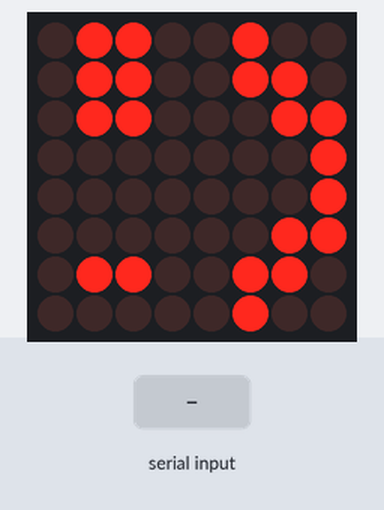
Bench run of a sketch on a simulated Arduino Uno, built with avr-gcc and run on an emulated ATmega328P. Parts: 8×8 LED matrix. The test bench sets the inputs (shaded band). What the sketch prints to the serial monitor is not drawn.

Above: at 1.6 s.
1.7 s: "w" received over Serial
At 3.8 s:
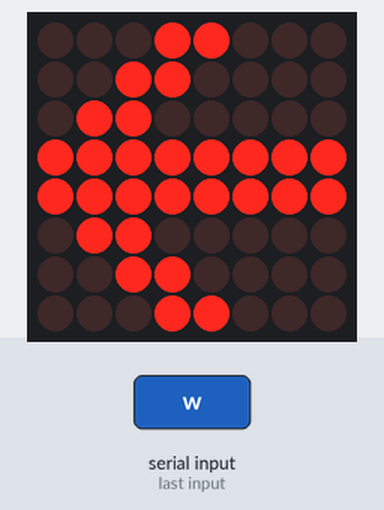
4.7 s: "a" received over Serial
At 7.5 s:
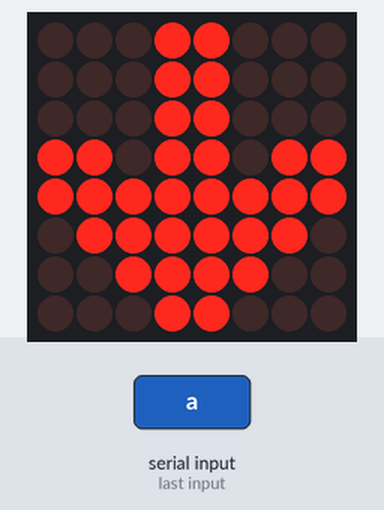
7.7 s: "d" received over Serial
At 9.8 s:
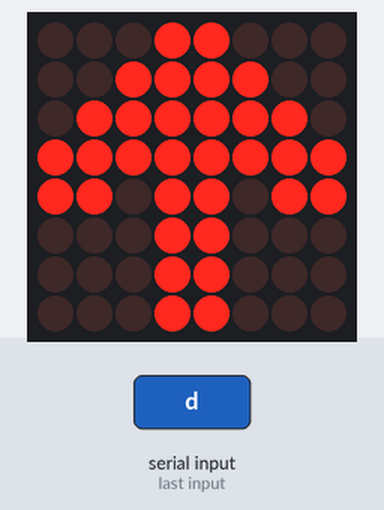
10.7 s: "s" received over Serial
At 13.8 s:
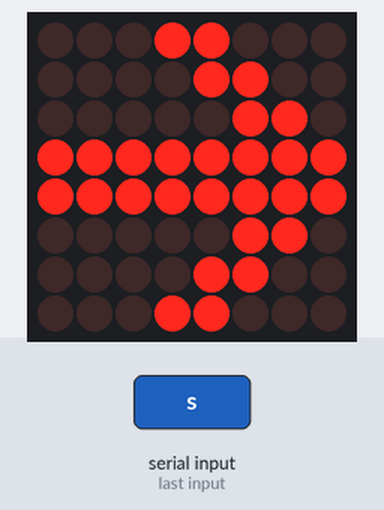
Timing chart, 0 to 14.7 s (numbered marks = the images above; inputs shaded):
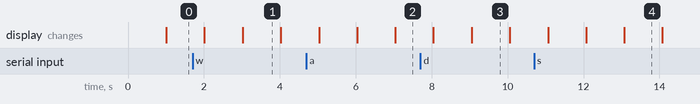

The sketch:

mate-matrix.ino
```cpp
// (licence header left out)
#include "MateMatrix.h"
#include <avr/pgmspace.h>

byte up[] = {
  B00011000,
  B00111100,
  B01111110,
  B11011011,
  B10011001,
  B00011000,
  B00011000,
  B00011000
};

byte left[] = {
  B00011000,
  B00111000,
  B01110000,
  B11111111,
  B11111111,
  B01110000,
  B00111000,
  B00011000
};

byte down[] = {
  B00011000,
  B00011000,
  B00011000,
  B10011001,
  B11011011,
  B01111110,
  B00111100,
  B00011000
};

byte right[] = {
  B00011000,
  B00011100,
  B00001110,
  B11111111,
  B11111111,
  B00001110,
  B00011100,
  B00011000
};

byte smilie[] = {
  B00000000,
  B01000111,
  B01000111,
  B00000000,
  B00000000,
  B11000011,
  B01100110,
  B00111100
};

void setup(){
  Serial.begin(9600); // serial communication initialize
  initialisiereMatrix();
}

void loop(){
  char zeichen = leseZeichen();
  schalteMatrixAus();
  delay(1000);
  Serial.println(zeichen);
  if (zeichen == 'w') {
    zeigeBild(up);
  } else if (zeichen == 'a') {
    zeigeBild(left);
  } else if (zeichen == 'd') {
    zeigeBild(right);
  } else if (zeichen == 's') {
    zeigeBild(down);
  } else {
    zeigeBild(smilie);
  }
  delay(1000);
  //  clearMatrix();
  //delay(1000);
  //displayFrame(up);
  //delay(1000);
  //clearMatrix();
  //delay(1000);

  //int i = 1000;
  //while(i>0){
  //  displayFrame(smilie);
  //  delay(i);
  //  clearMatrix();
  //  delay(i);
  //  i = i * 0.9;
  //  Serial.println(i);
  // }
}
```

MateMatrix.cpp
```cpp
// (licence header left out)
#include "Arduino.h"
#include <binary.h>
#include "MateMatrix.h"
#include "LedControl.h"

int dataPin = 8;    // DIN pin of MAX7219 module
int chipSelectPin = 9;    // CS pin of MAX7219 module
int clockPin = 10;  // CLK pin of MAX7219 module
unsigned long framecount = 0;
unsigned long time = millis();

LedControl lc = LedControl(dataPin, clockPin, chipSelectPin, 1);

void initialisiereMatrix() {
  int ledBrightness = 3; // dot matix intensity 0-15
  for(int index=0; index<lc.getDeviceCount(); index++) {
    lc.shutdown(index, false); // disable auto shutdown
    lc.setScanLimit(index, 7); // use all digits
    lc.setIntensity(index, ledBrightness); // set brightness
  }
}

void schalteMatrixAus(){
  Serial.println("clearing matrix");
  for(int index=0; index < lc.getDeviceCount(); index++){
    lc.clearDisplay(index);
  }
}

void messeFPS(){
  framecount++;
  unsigned long now = millis();
  int diff = now - time;
  if(diff > 10000){
    int fps = framecount / (diff / 1000);
    Serial.print("Frames per Second: ");
    Serial.println(fps);
    time = now;
    framecount = 0;
  }
}

byte reverse(byte b) {
   b = (b & 0xF0) >> 4 | (b & 0x0F) << 4;
   b = (b & 0xCC) >> 2 | (b & 0x33) << 2;
   b = (b & 0xAA) >> 1 | (b & 0x55) << 1;
   return b;
}

void zeigeBild(byte columns[]){
  Serial.println("displaying frame");
  messeFPS();
  for(int i = 0; i<8; i++){
    lc.setColumn(0, i, reverse(columns[i]));
  }
}

char leseZeichen() {
  if (Serial.available()) {
   return Serial.read();
  }
  return 0;
}
```

MateMatrix.h
```cpp
// (licence header left out)
#ifndef _MateMatrix_H_
#define _MateMatrix_H_

#include "Arduino.h"

/**
 * read serial input
 */
char leseZeichen();

/**
 * Creates and initializes a new Matrix instance
 */
void initialisiereMatrix();

/**
 * Blanks out all of the matrix's LEDs
 */
void schalteMatrixAus();

/**
 * Displays a frame on the matrix
 */
void zeigeBild(byte columns[]);

#endif
```

Measured:
- after the input at 1.7 s, the display: first differs from a run without the input after 1.3 s (image 1)
- after the input at 4.7 s, the display: first differs from a run without the input after 2.3 s (image 2)
- after the input at 7.7 s, the display: first differs from a run without the input after 1.4 s (image 3)
- after the input at 10.7 s, the display: first differs from a run without the input after 2.4 s (image 4)
- what the display in image 1 shows lasts 1.0 s, from 3.0 s to 4.0 s
